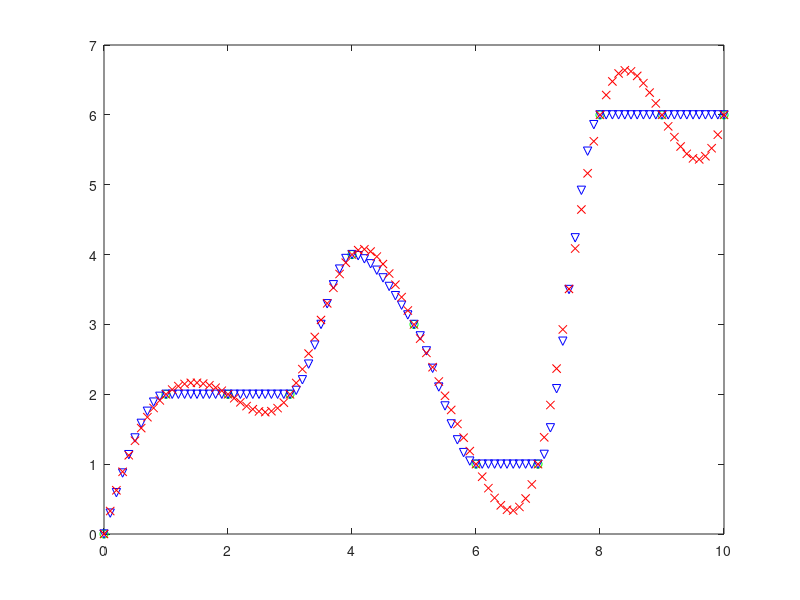

This chart was generated by the following MATLAB code:
% POINT_TO_POINT Comparison of spline and pchip interpolation techniques
%
% Miguel Ruiz, commented by Stephanie Amati, April 2015

% Figure
figure
hold on
box

% Points
x = [0 1 2 3 4 5 6 7 8 9 10];
y = [0 2 2 2 4 3 1 1 6 6 6];
plot(x,y,'og')

% Plot Pchip curve
xx = 0:0.1:10;
yy = pchip(x,y,xx);
plot(xx,yy,'vb')

yy = spline(x,y,xx);
plot(xx,yy,'xr')